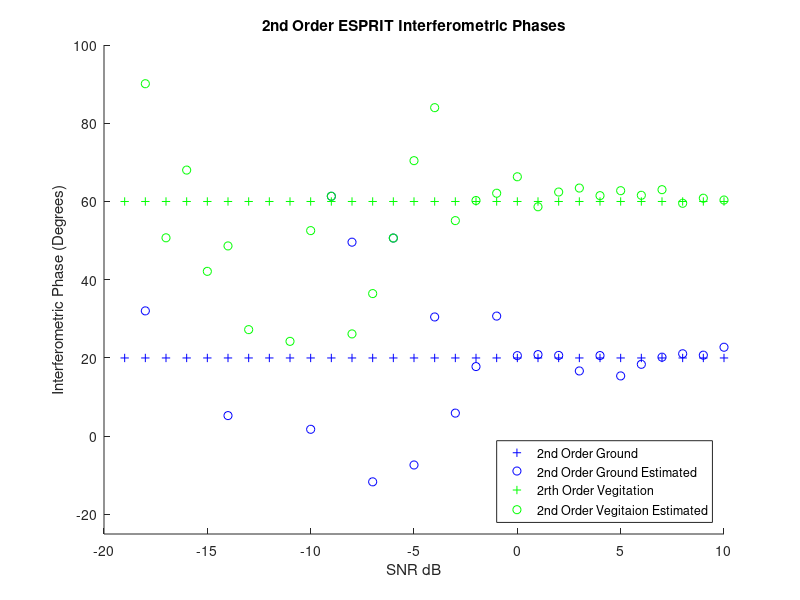
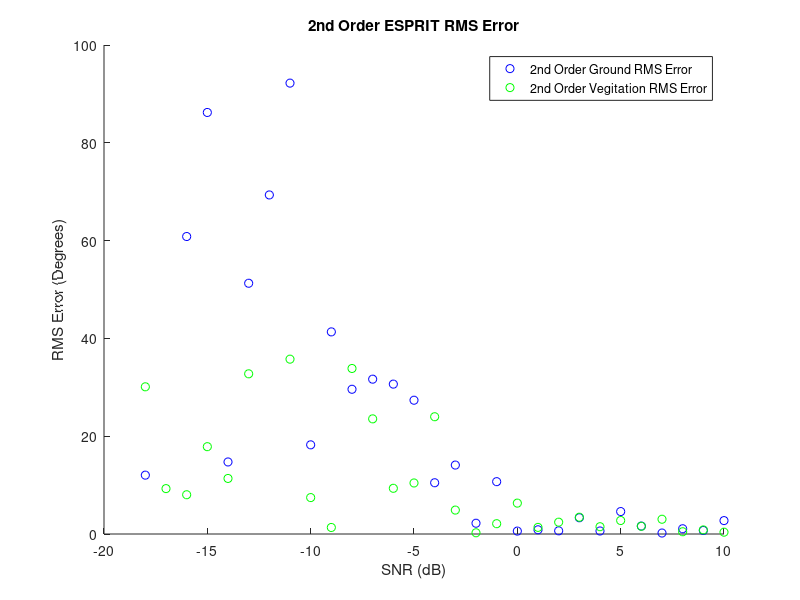
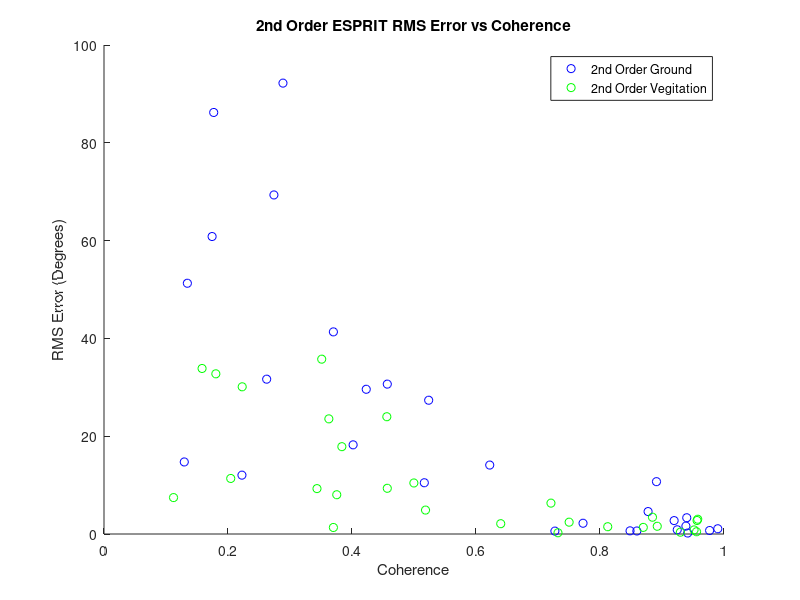
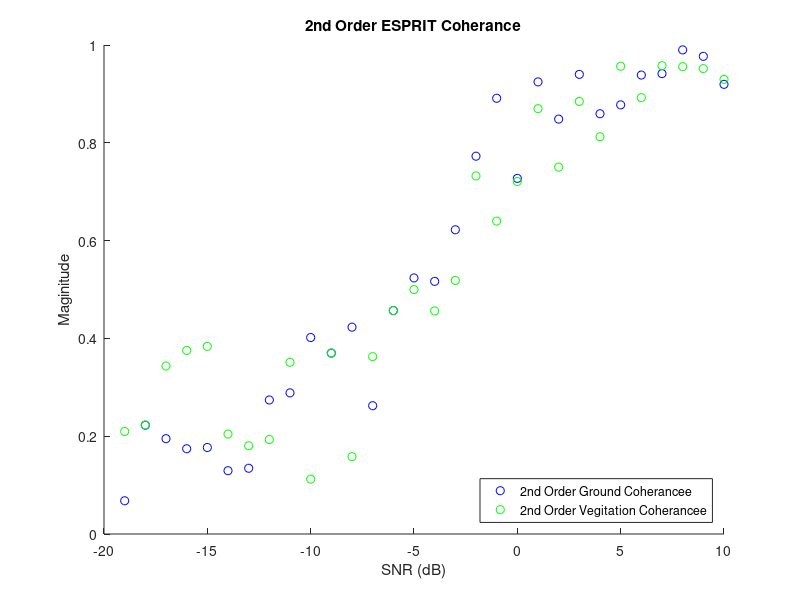

Here is the MATLAB script that generated these plots, in order:
%% Afric_Sim_test_ESPRIT
clc;clear;
%% Initializations

Averaged_samples = 1;
Window = 49;    %size of window
SNR_samples = 30;

alpha = 1; %ground weighting factor
beta = 1;   %veg weighting factor
G_O = 20;
ground_offset = G_O*pi/180; % ground interferomitry offset
V_O = 60;
vegitation_offset = V_O*pi/180;    % veg interferomitry offset
G_O_array = ones(SNR_samples,1)*G_O;
V_O_array = ones(SNR_samples,1)*V_O;
Pol_ground = [1;-1;0]/sqrt(2);
Pol_vegitation = [1;1;1]/sqrt(3);

ground_phase_2 = zeros(SNR_samples,1);
ground_mag_2 = zeros(SNR_samples,1);
ground_phase_rmse_2 = zeros(SNR_samples,1);

vegitation_phase_2 = zeros(SNR_samples,1);
vegitation_mag_2 = zeros(SNR_samples,1);
vegitation_phase_rmse_2 = zeros(SNR_samples,1);

SNR = zeros(1,SNR_samples);
%% Matrix Construction
for Averaged_sample = 1:SNR_samples;
    
    SNR(Averaged_sample)=Averaged_sample-20;
    Noise = (10^(-SNR(Averaged_sample)/20))/sqrt(3);
    
    for unusedvariable = 1:Averaged_samples
        
        g =  Pol_ground*(sqrt(-2*log(1-rand(1,Window))).*exp(1i*2*pi*rand(1,Window)));
        v =  Pol_vegitation*(sqrt(-2*log(1-rand(1,Window))).*exp(1i*2*pi*rand(1,Window)));
        
        polfilter_2 = alpha*g + beta*v;
        s2 = alpha*exp(1i*ground_offset)*g + beta*exp(1i*vegitation_offset)*v;
        
        s1_Noise = polfilter_2 + Noise*sqrt(-2*log(1-rand(3,Window))).*exp(1i*2*pi*rand(3,Window));
        s2_Noise = s2 + Noise*sqrt(-2*log(1-rand(3,Window))).*exp(1i*2*pi*rand(3,Window));
       
        %% Second Order ESPRIT
        S1_2 = [s1_Noise(1,:)
            s1_Noise(2,:)
            s1_Noise(3,:)];
        
        S2_2 = [s2_Noise(1,:)
            s2_Noise(2,:)
            s2_Noise(3,:)];
        
        R1_2 = S1_2*S1_2'/Window;
        R2_2 = S1_2*S2_2'/Window;
        
        [eigenvec_2,eigenval_2] = eig(pinv(R1_2)*R2_2);
        
        polfilter_2 = abs(Pol_ground'*eigenvec_2);
        [~,srt_2] = sort(polfilter_2,'descend');
        ground_phase_2(Averaged_sample) = ground_phase_2(Averaged_sample) + angle(eigenval_2(srt_2(1),srt_2(1)))/Averaged_samples;
        ground_mag_2(Averaged_sample) = ground_mag_2(Averaged_sample) + abs(eigenval_2(srt_2(1),srt_2(1)))/Averaged_samples;
        ground_phase_rmse_2(Averaged_sample) =  ground_phase_rmse_2(Averaged_sample) + ((ground_offset + angle(eigenval_2(srt_2(1),srt_2(1))))^2)/Averaged_samples;
        
        polfilter_2 = abs(Pol_vegitation'*eigenvec_2);
        [~,srt_2] = sort(polfilter_2,'descend');
        vegitation_phase_2(Averaged_sample) = vegitation_phase_2(Averaged_sample) + angle(eigenval_2(srt_2(1),srt_2(1)))/Averaged_samples;
        vegitation_mag_2(Averaged_sample) = vegitation_mag_2(Averaged_sample) + abs(eigenval_2(srt_2(1),srt_2(1)))/Averaged_samples;
        vegitation_phase_rmse_2(Averaged_sample) =  vegitation_phase_rmse_2(Averaged_sample) + ((vegitation_offset + angle(eigenval_2(srt_2(1),srt_2(1))))^2)/Averaged_samples;
        
    end
end
ground_phase_rmse_2 = sqrt(ground_phase_rmse_2)*180/pi;
vegitation_phase_rmse_2 = sqrt(vegitation_phase_rmse_2)*180/pi;
%% Plotting Results

figure(1);
title('2nd Order ESPRIT Interferometric Phases');
xlabel('SNR dB');ylabel('Interferometric Phase (Degrees)');
hold on;
plot(SNR,G_O_array,'b+');
plot(SNR,-1*ground_phase_2*180/pi,'bo');
plot(SNR,V_O_array,'g+');
plot(SNR,-1*vegitation_phase_2*180/pi,'go');
legend('2nd Order Ground','2nd Order Ground Estimated','2rth Order Vegitation','2nd Order Vegitaion Estimated','Location','southeast')
axis([-20, 10, -25 100]);
hold off

figure(2)
title('2nd Order ESPRIT RMS Error')
xlabel('SNR (dB)');ylabel('RMS Error (Degrees)');
hold on;
plot(SNR,ground_phase_rmse_2,'bo');
plot(SNR,vegitation_phase_rmse_2,'go');
axis([-20, 10, 0, 100]);
hold off;
legend('2nd Order Ground RMS Error','2nd Order Vegitation RMS Error','Location','northeast');

figure(3)
title('2nd Order ESPRIT RMS Error vs Coherence')
xlabel('Coherence');ylabel('RMS Error (Degrees)');
hold on;
plot(ground_mag_2,ground_phase_rmse_2,'bo');
plot(vegitation_mag_2,vegitation_phase_rmse_2,'go');
axis([0, 1, 0 100]);
hold off;
legend('2nd Order Ground','2nd Order Vegitation','Location','northeast');

figure(4)
title('2nd Order ESPRIT Coherance');
xlabel('SNR (dB)');ylabel('Maginitude')
hold on;
plot(SNR,ground_mag_2,'bo');
plot(SNR,vegitation_mag_2,'go');
legend('2nd Order Ground Coherancee','2nd Order Vegitation Coherancee','Location','southeast');
axis([-20, 10, 0 1]);
hold off;
